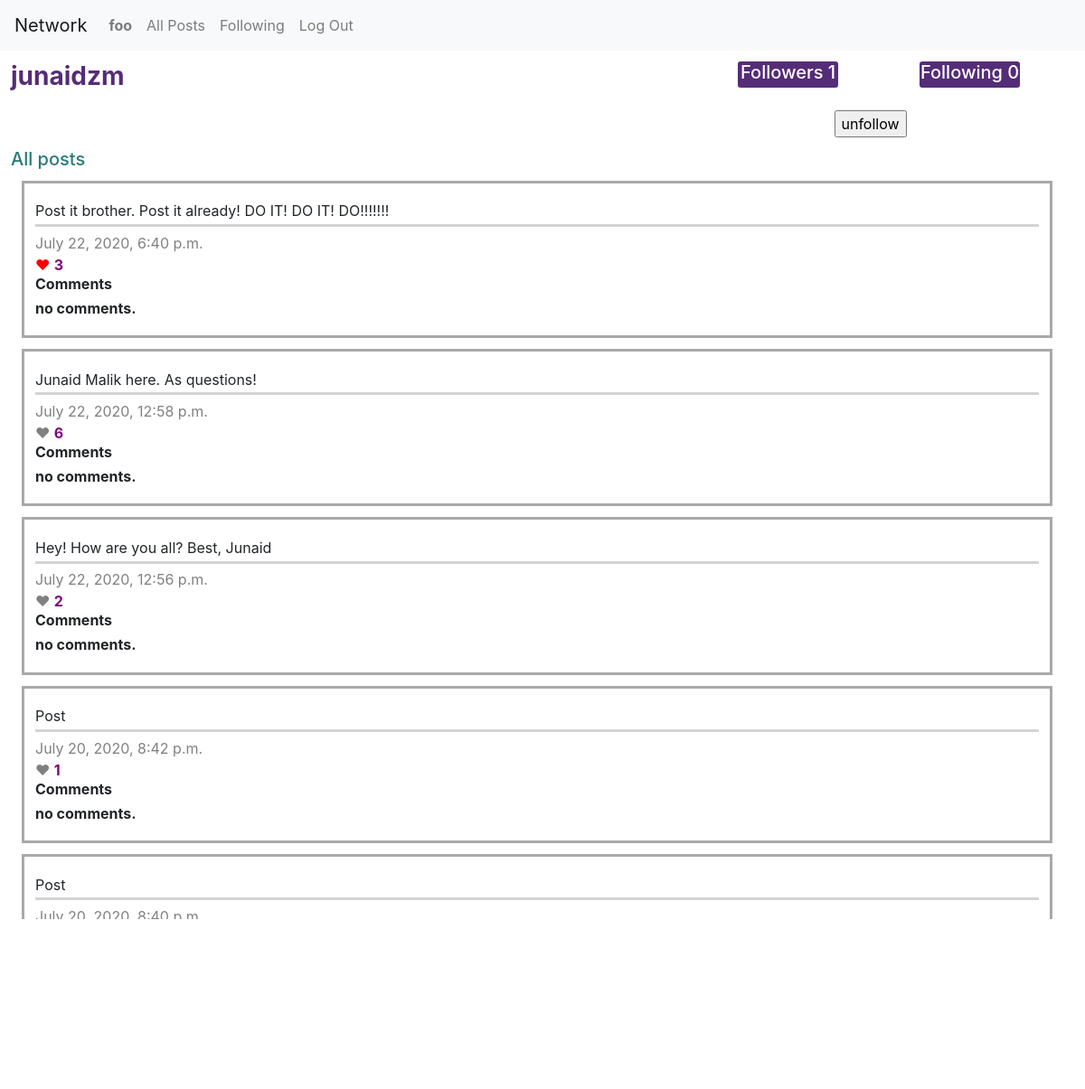
The app's page /profile/junaidzm (signed in) with its own data.
### network/models.py (models this page shows, shortened)
class User(AbstractUser):
    pass

class Post(models.Model):
    user = models.ForeignKey(
        User, on_delete=models.CASCADE, related_name="posts")
    content = models.CharField(max_length=300)
    num_likes = models.IntegerField()
    timestamp = models.DateTimeField(auto_now_add=True)

### network/views.py (the view, shortened to what this page needs)
# urls.py: path("profile/<str:username>", views.profile, name="profile"),
def profile(request, username):
    user = User.objects.get(username=username)
    post = user.posts.all().order_by('-timestamp')
    no_of_followers = user.followers.all().count()
    no_of_followings = user.following.all().count()
    isfollowing = True
    if request.user.username == username:
        ownprofile = True
    else:
        ownprofile = False
        if request.user.following.filter(user=user):
            isfollowing = True
        else:
            isfollowing = False
    paginator = Paginator(post.order_by('-timestamp'), 10)
    page_number = request.GET.get('page')
    page_obj = paginator.get_page(page_number)
    post_to_liked = {}
    for item in page_obj:
        if item.likes.filter(user=request.user):
            post_to_liked[item] = True
        else:
            post_to_liked[item] = False
    return render(request, "network/profile.html", {
        "profile": user, "liked": post_to_liked, "ownProfile": ownprofile,
        "followers": no_of_followers, "following": no_of_followings,
        "isfollowing": isfollowing, "page_obj": page_obj
    })

### network/templates/network/profile.html (shortened to what this page needs)
{% extends "network/layout.html" %}
{% load static %}
{% block body %}
  <div id=title>
    <div class="row">
      <div class="col-8">
        <h3 id="profileuser">{{ profile.username }}</h3>
      </div>
      <div class="col-2" div="rightalign">
        <h5>Followers <span>{{ followers }}</span></h5>
      </div>
      <div class="col-2" div="leftalign">
        <h5>Following <span>{{ following }}</span></h5>
      </div>
    </div>
  </div>
  {% if user.is_authenticated %}
    {% if ownProfile == False %}
    <div id=followoption>
      <div class="row">
        <div class="col-9">
        </div>
        <div class="col-2">
          <form method="post">
            {% if isfollowing == False and user.is_authenticated %}
              <input type=submit value=follow name=follow>
            {% else %}
              <input type=submit value=unfollow name=unfollow>
            {% endif %}
          </form>
        </div>
        <div class="col-1">
        </div>
      </div>
    </div>
    {% endif %}
  {% endif %}
  <div class=heading><h5>All posts</h5></div>
  {% for post, has_liked in liked.items %}
    <div id=post class='c{{ post.id }}'>
      <div id=postcontent>{{ post.content }}</div>
      <div id=timestamp>{{ post.timestamp }}</div>
      {% if has_liked %}
        <div id=likes class="red" data-postid='{{ post.id }}' style="color:red;">&#9829 <span id="nolikes">{{ post.num_likes }}</span></div>
      {% else %}
       <div id=likes class="grey" data-postid='{{ post.id }}' style="color:grey;">&#9829 <span id="nolikes">{{ post.num_likes }}</span></div>
       {% endif %}
        <div id=comments>
          <h6>Comments<h6>
          {% for comment in post.comments.all %}
            <div>
              <div>{{ comment.user }}</div>
              <div>{{ comment.comment }}<div>
            </div>
          {% empty %}
            <div>
              no comments.
            </div>
          {% endfor %}
        </div>
      </div>
    {% empty %}
        <div>
          no posts.
        </div>
    {% endfor %}
    <nav aria-label="Page navigation" id="pagenav">
      <ul class="pagination justify-content-end">
            <li class="page-item"><a class="page-link" aria-label="current">
              <span aria-hidden="true">
            </span></a></li>
      </ul>
    </nav>
{% endblock %}

### network/templates/network/layout.html (shortened to what this page needs)
{% load static %}
<!DOCTYPE html>
<html lang="en">
    <head>
        <link rel="stylesheet" href="https://stackpath.bootstrapcdn.com/bootstrap/4.4.1/css/bootstrap.min.css">
        <link rel="stylesheet" href="{% static 'network/styles.css' %}">
    </head>
    <body>
        <nav class="navbar navbar-expand-lg navbar-light bg-light">
            <a class="navbar-brand" href="#">Network</a>
            <div>
              <ul class="navbar-nav mr-auto">
                  {% if user.is_authenticated %}
                    <li class="nav-item">
                        <a class="nav-link" href="{% url 'profile' user.username %}"><strong>{{ user.username }}</strong></a>
                    </li>
                {% endif %}
                <li class="nav-item">
                  <a class="nav-link" href="{% url 'index' %}">All Posts</a>
                </li>
                {% if user.is_authenticated %}
                    <li class="nav-item">
                        <a class="nav-link" href="{% url 'following' %}">Following</a>
                    </li>
                    <li class="nav-item">
                        <a class="nav-link" href="{% url 'logout' %}">Log Out</a>
                    </li>
                {% endif %}
              </ul>
            </div>
          </nav>
        <div class="body">
            {% block body %}
            {% endblock %}
        </div>
    </body>
</html>

### network/static/network/styles.css (style rules this page uses)
#post { border-style: solid; padding: 1%; margin-left: 2%; margin-right: 3%; margin-top: 1%; margin-bottom: 1%; border-color: darkgrey; text-decoration: none; }
#title h5 { background-color: #552c78; width: 65%; height: 70%; border-radius: 3px; text-align: center; }
#title .col-2 { text-align: left; color: white; font-weight: bold; }
.heading { margin: 1%; }
#title { margin: 1%; }
#postcontent { border-bottom-style: solid; margin-bottom: 0.5%; padding-top: 0.5%; padding-bottom: 0.25%; margin-top: 0.1%; border-bottom-color: lightgrey; }
#timestamp { color: grey; }
#nolikes, #user { color: purple; font-weight: bold; }
#comments > h6 { font-weight: bold; }
#profileuser { color: #552c78; font-weight: bold; }
.heading { font-weight: bold; color: #287c7a; }
#pagenav { margin: 2%; color: blue; }

### records on screen
User: username "foo"
User: username "junaidzm"
Post: content "Post it brother. Post it already! DO IT! DO IT! DO!!!!!!!", timestamp "July 22, 2020, 6:40 p.m.", num_likes "3"
Post: content "Junaid Malik here. As questions!", timestamp "July 22, 2020, 12:58 p.m.", num_likes "6"
Post: content "Hey! How are you all? Best, Junaid", timestamp "July 22, 2020, 12:56 p.m.", num_likes "2"
Post: content "Post", timestamp "July 20, 2020, 8:42 p.m.", num_likes "1"
Post: content "Post", timestamp "July 20, 2020, 8:40 p.m."

### other values on screen
{{ followers }} "1"
{{ following }} "0"
